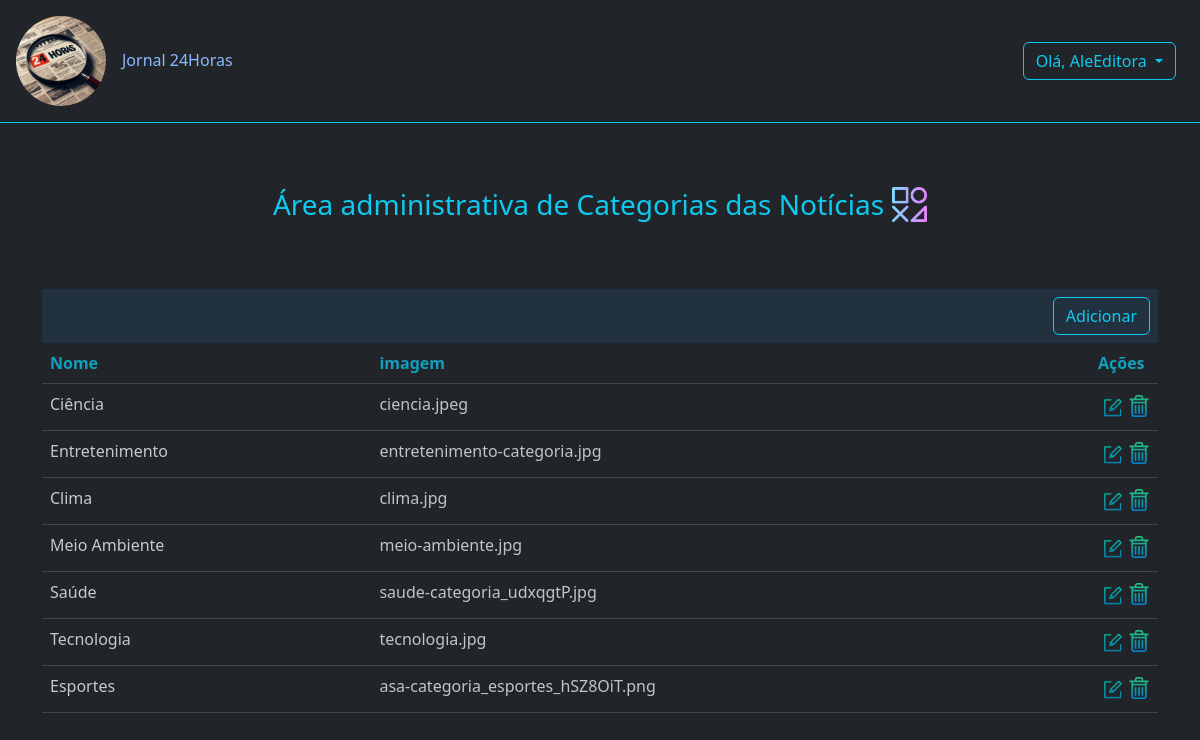
The page /adm/categorias/ (signed in) on the database its author committed.
### app_j24/models.py (models this page shows, shortened)
class MyUser(AbstractUser):
    pass
    class Meta:
        db_table='auth_user'

class Categoria(models.Model):
    nome = models.CharField('Categoria', max_length=30, unique=True)
    imagem = models.ImageField(upload_to='', blank=True, null=True)
    criado_em = models.DateField(auto_now_add=True)

### app_j24/views.py (the view, shortened to what this page needs)
# urls.py: path('adm/categorias/', CategoriasView.as_view(), name='categorias'),
class CategoriasView(PermissionRequiredMixin, ListView):
    model = Categoria
    permission_required = "app_j24.view_categoria"
    context_object_name = 'categorias'
    template_name = 'categorias_table.html'

### app_j24/templates/categorias_table.html
{% extends "base.html" %}
{% load static %}
{% load django_bootstrap5 %}
{% block content %}
{% static 'media' as media_url %}
{% static 'icones/categoria.png' as categoria_url %}
<div class="container" style="margin-top: 60px;">
    <div class="d-flex justify-content-center">
        <p class="text-info fs-3 text-center">Área administrativa de Categorias das Notícias</p>
        <img src="{{categoria_url}}" width="35" height="35" class="mt-1 ms-2" />
    </div>
    <div class="table-responsive-sm mt-5">
        <div class="d-flex justify-content-end" style="background-color:#223140;">
            <div class="p-2">
                <a class="btn btn-outline-info " href="{% url 'cadastrar_categoria' %}">Adicionar</a>
            </div>
        </div>
        <table class="table table-dark table-hover opacity-75">
            <thead class="text-info justify-content-center">
                <tr>
                    <th scope="col" class="text-info">Nome</th>
                    <th scope="col" class="text-info">imagem</th>
                    <th scope="col" class="text-info" style="width: 6%;">Ações</th>
                </tr>
            </thead>
            <tbody>
                {% for cate in categorias %}
                <tr>
                    <td>{{ cate.nome }}</td>
                    <td>
                        <a href="{{media_url}}/{{cate.imagem}}" class="text-decoration-none text-light">
                            {{ cate.imagem }}
                        </a>
                    </td>
                    <td>
                        <div class="d-flex justify-content-between" style="max-width: 80px;">
                            <a href="{% url 'editar_categoria' cate.id %}">
                                <img src="/static/icones/edit.png" width="22" height="22" class="m-1" alt="Editar" />
                            </a>
                            <a href="{% url 'excluir_categoria' cate.id %}">
                                <img src="/static/icones/excluir.png" width="22" height="22" alt="Excluir" />
                            </a>
                        </div>
                    </td>
                </tr>
                {% endfor %}
            </tbody>
        </table>
    </div>
</div>
{% endblock %}

### app_j24/templates/base.html (shortened to what this page needs)
{% load static %}
{% load django_bootstrap5 %}
{% static 'js/jquery-3.7.1.min.js' as jquery_url %}
{% static 'js/jquery.waypoints.min.js' as waypoints_url %}
{% static 'js/infinite.min.js' as infinite_url %}
{% static 'icones/user_edit.png' as editar_url %}
{% static 'icones/senha.png' as senha_url %}
{% static 'icones/news.png' as news_url %}
{% static 'icones/editor.png' as editor_url %}
{% static 'icones/log.png' as log_url %}
{% static 'icones/categoria.png' as categoria_url %}
{% static 'icones/logout.png' as logout_url %}
{% static 'img/logo.jpg' as logo_url %}
{% static 'css/estilo.css' as css_url %}
<!DOCTYPE html>
<html lang="en">
<head>
    <link rel="stylesheet" href="{{css_url}}">
    {% load django_bootstrap5 %}
    {% bootstrap_css %}
</head>
<body data-bs-theme="dark">
    <div class="sticky-top bg-body border-bottom border-info ">
        <div class="hstack d-flex">
            <a href="{% url 'home' %}" class="text-decoration-none d-flex ">
                <img src="{{ logo_url}}" width="90" height="90" class="text-ligth mt-3 mb-3 ms-3 rounded-circle " />
                <p class="logo ms-3 mt-5">Jornal 24Horas</p>
            </a>
            {% if user.is_authenticated %}
            <div class="dropdown ms-auto px-4">
                <button class="btn btn-outline-info dropdown-toggle  " type="button" data-bs-toggle="dropdown"
                    aria-expanded="false">
                    Olá, {{ user.get_username|capfirst }}
                </button>
            </div>
            {% else %}
            <a href="{% url 'registrar-usuario' %}" class="px-3 ms-auto text-info text-decoration-none">Sign</a>
            <a href="{% url 'login' %}" class="px-3 text-info text-decoration-none">Login</a>
            {% endif %}
        </div>
    </div>
    <div>
        {% block content %}{% endblock %}
    </div>
</body>
</html>

### rows shown on the page
Categoria: nome "Ciência", imagem "ciencia.jpeg"
Categoria: nome "Entretenimento", imagem "entretenimento-categoria.jpg"
Categoria: nome "Clima", imagem "clima.jpg"
Categoria: nome "Meio Ambiente", imagem "meio-ambiente.jpg"
Categoria: nome "Saúde", imagem "saude-categoria_udxqgtP.jpg"
Categoria: nome "Tecnologia", imagem "tecnologia.jpg"
Categoria: nome "Esportes", imagem "asa-categoria_esportes_hSZ8OiT.png"

### other values the page prints
{{ user.get_username|capfirst }} "AleEditora"
